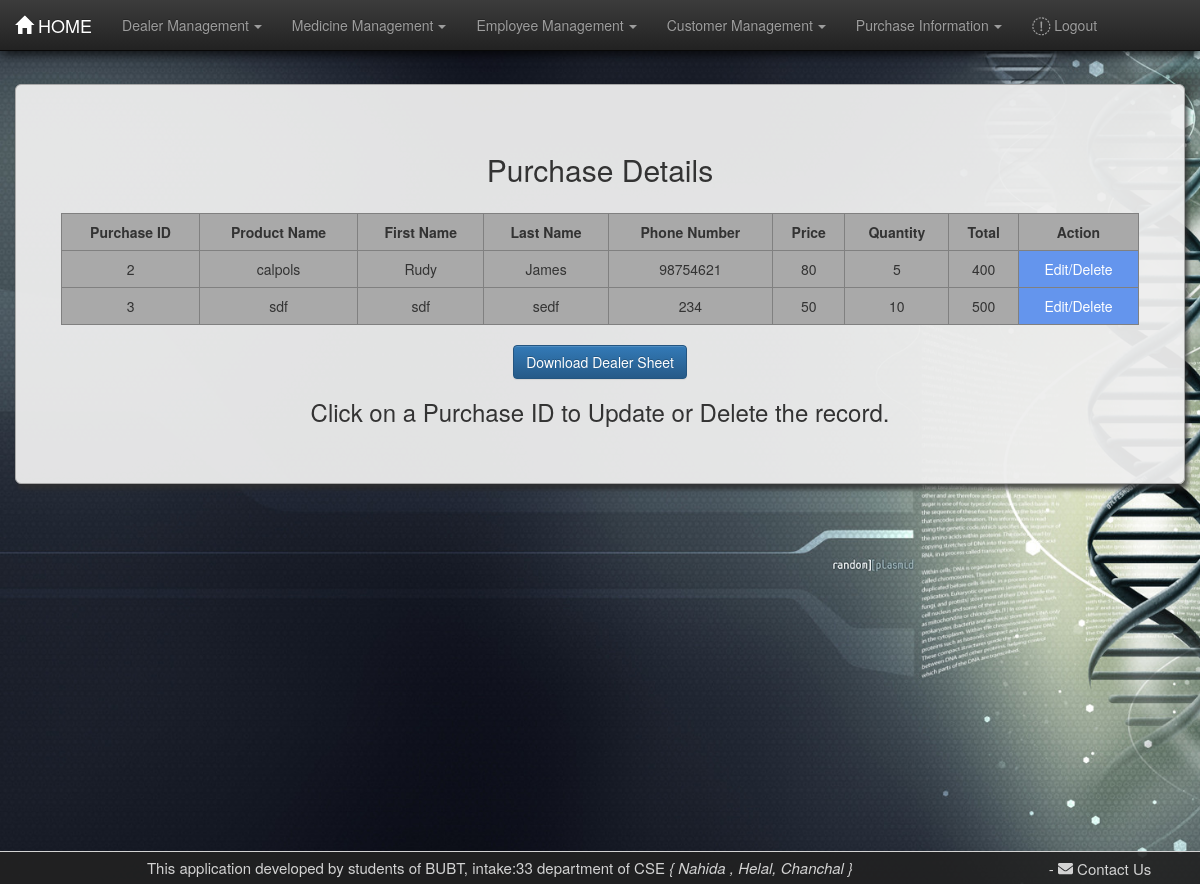
The page /purchasetable/ (signed in) on the database as committed earlier.
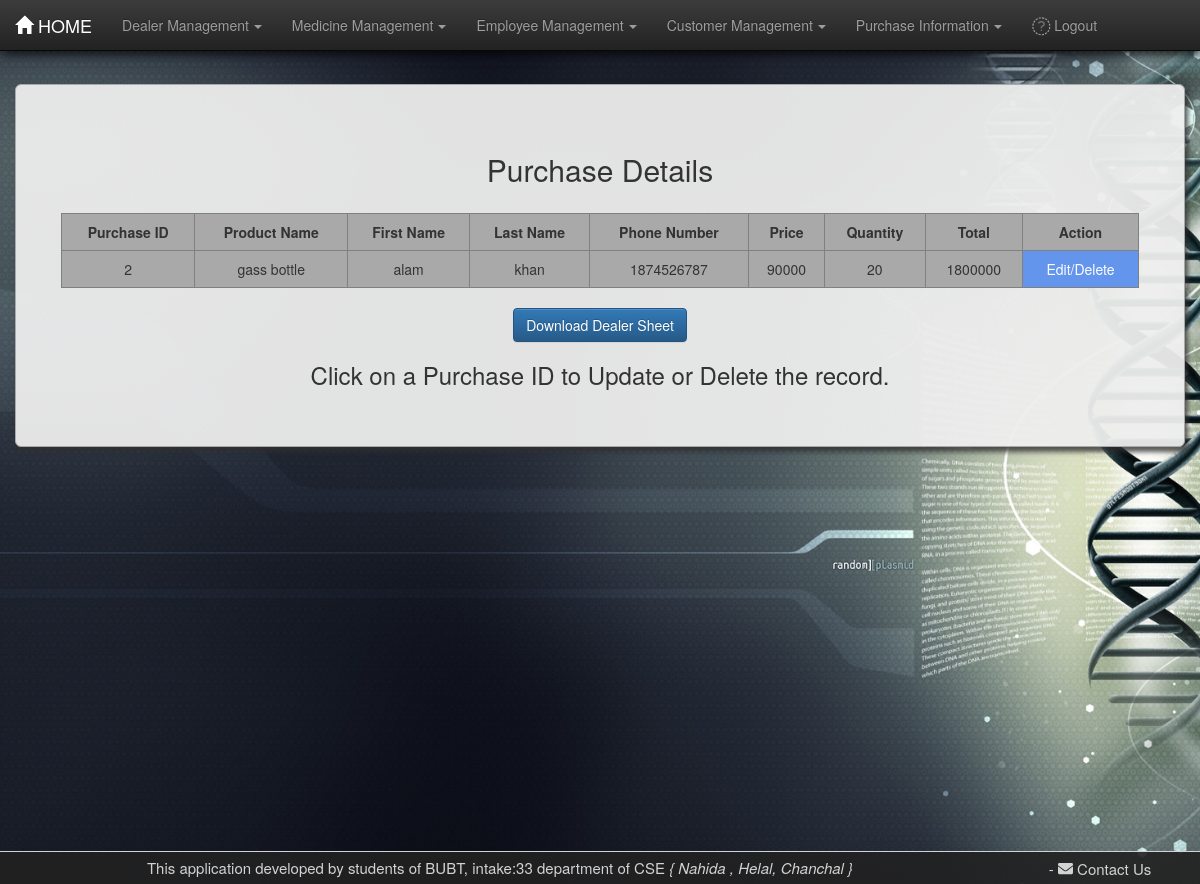
The same page on the database as committed later.
### pharma/models.py (models this page shows, shortened)
class Purchase(models.Model):
    pname = models.CharField(max_length=30)
    fname = models.CharField(max_length=30)
    lname = models.CharField(max_length=30)
    phn_no = models.BigIntegerField()
    price = models.BigIntegerField()
    qty = models.BigIntegerField()
    total = models.BigIntegerField()

### pharma/views.py (the view)
# urls.py: path('purchasetable/', views.purchasetable, name='purchasetable')
@login_required
def purchasetable(request):
    purchase = Purchase.objects.all()
    dict = {"purchase": purchase}
    return render(request, 'pharma/purchasetable.html', dict)

### pharma/templates/pharma/purchasetable.html (shortened to what this page needs)
{% extends 'pharma/base.html' %}
{% block bodyConetent %}
<div class="container-fluid martop7">
    <div class="jumbotron jumcust">
        <h2>Purchase Details</h2>
        <div class="row padtop15">
            <div class="col-md-1"></div>
        </div>
        <div class="row">
            <div class="col-md-1">
            </div>
            <table border="1" class="table table-responsive table-hover col-md-10">
                <tr>
                    <th>Purchase ID</th>
                    <th>Product Name</th>
                    <th>First Name</th>
                    <th>Last Name</th>
                    <th>Phone Number</th>
                    <th>Price</th>
                    <th>Quantity</th>
                    <th>Total</th>
                    <th>Action</th>
                </tr>
                {% for foo in purchase %}
                    <tr>
                        <td class="idlink">{{ foo.id }}</td>
                        <td>{{ foo.pname }}</td>
                        <td>{{ foo.fname }}</td>
                        <td>{{ foo.lname }}</td>
                        <td>{{ foo.phn_no }}</td>
                        <td>{{ foo.price }}</td>
                        <td>{{ foo.qty }}</td>
                        <td>{{ foo.total }}</td>
                        <td style="background-color: cornflowerblue;"><a style=" color: white" href="/purchaseformview/{{ foo.id }}">Edit/Delete</a></td>
                    </tr>
                {% endfor %}
            </table> <br>
            <a href="#"><button class="btn btn-primary" onclick="PurchaseexportSheet()">Download Dealer Sheet</button></a>
        </div>
        <footer><h3>Click on a Purchase ID to Update or Delete the record.</h3></footer>
    </div>
</div>
{% endblock bodyConetent %}

Rows that differ between the two databases and show on the page:
removed Purchase: id "3", pname "sdf", fname "sdf", lname "sedf", phn_no "234", price "50", qty "10", total "500"
changed Purchase id 2: pname "calpols" → "gass bottle"; fname "Rudy" → "alam"; lname "James" → "khan"; phn_no "98754621" → "1874526787"; price "80" → "90000"; qty "5" → "20"; total "400" → "1800000"
